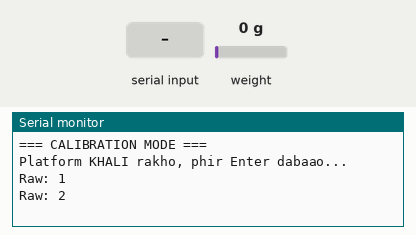
Bench run of a sketch on a simulated ESP32. On the bench: the last lines printed to the serial monitor. Inputs (shaded band) come from the test bench; at power-on: weight on the scale 0 g.

Above: at 2.2 s.
2.3 s: "90,45\n" received over Serial
At 4.2 s:
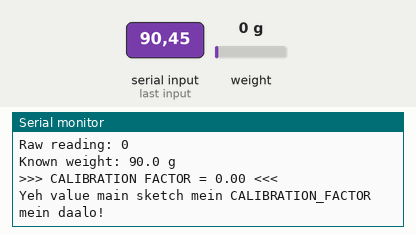
5.3 s: "30,150\n" received over Serial
At 6.7 s:
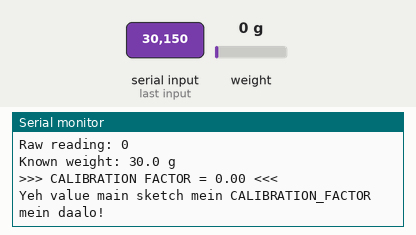
6.8 s: weight on the scale set to 100 g
At 7.6 s:
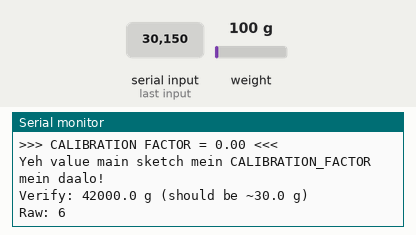
Timing chart, 0 to 9.8 s (numbered marks = the images above; inputs shaded):
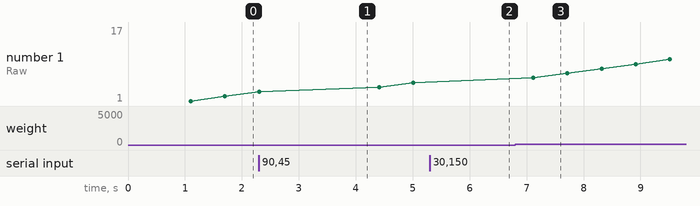

The sketch:

calibration.ino
```cpp
// ============================================================
//  WeighingQR — Calibration Sketch
//  Pehle YEH run karo, calibration factor nikalo,
//  phir woh factor main sketch mein daalo.
// ============================================================

#include "HX711.h"

#define HX711_DT  4
#define HX711_SCK 5

HX711 scale;

void setup() {
  Serial.begin(115200);
  scale.begin(HX711_DT, HX711_SCK);
  scale.set_scale();   // no calibration yet
  scale.tare();        // zero

  Serial.println("=== CALIBRATION MODE ===");
  Serial.println("Platform KHALI rakho, phir Enter dabaao...");
}

void loop() {
  if (Serial.available()) {
    char c = Serial.read();

    if (c == '\n' || c == '\r') {
      scale.tare();
      Serial.println("Tared! Ab KNOWN weight rakho (jaise 500g ya 1kg)");
      Serial.println("Rakhne ke baad weight grams mein type karo aur Enter dabaao:");
    }

    // User ne weight type kiya
    if (c >= '0' && c <= '9') {
      // Read full number
      String input = String(c);
      while (Serial.available()) {
        char n = Serial.read();
        if (n == '\n' || n == '\r') break;
        input += n;
      }

      float knownWeight = input.toFloat();
      if (knownWeight <= 0) return;

      long rawReading = scale.get_value(10);  // 10 readings average
      float factor = (float)rawReading / knownWeight;

      Serial.printf("\nRaw reading: %ld\n", rawReading);
      Serial.printf("Known weight: %.1f g\n", knownWeight);
      Serial.printf("\n>>> CALIBRATION FACTOR = %.2f <<<\n", factor);
      Serial.println("Yeh value main sketch mein CALIBRATION_FACTOR mein daalo!");

      // Verify karo
      scale.set_scale(factor);
      Serial.printf("Verify: %.1f g (should be ~%.1f g)\n",
                    scale.get_units(5), knownWeight);
    }
  }

  // Live raw reading dikhao
  Serial.printf("Raw: %ld\n", scale.get_value(1));
  delay(500);
}
```

Measured:
- after the input at 2.3 s, the serial monitor: prints a new line after 1.5 s (image 1)
- after the input at 5.3 s, the serial monitor: prints a new line after 1.2 s (image 2)
- after the input at 6.8 s, the serial monitor: prints a new line after 0.22 s (image 3)
